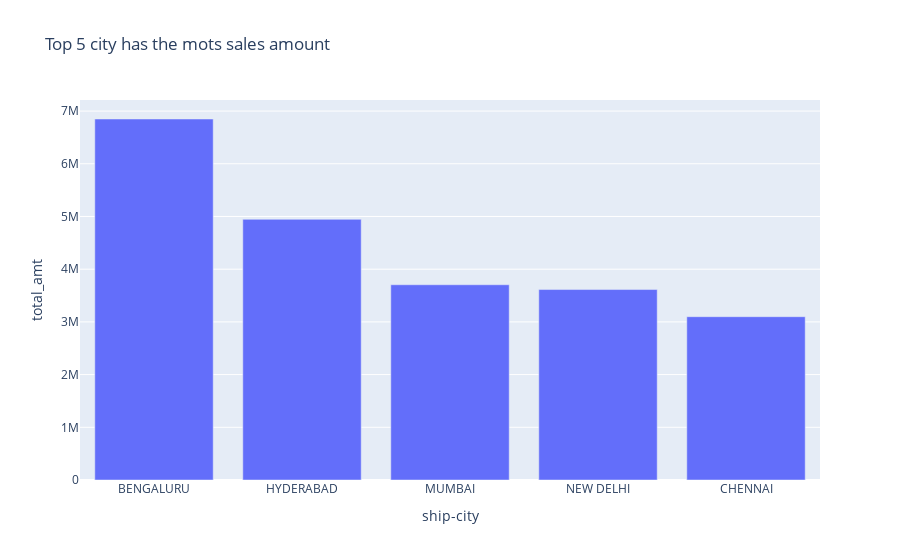

Write notebook code for a chart like this one.
### Code cell
#Top 5 City has the most sales amount in India
group_by_city = salesDf.groupby(['ship-city']).agg(total_amt=('Amount','sum')).reset_index().sort_values(by= ['total_amt'],ascending= False)
top = group_by_city.head(5)
fig = px.bar(top, x = 'ship-city', y= 'total_amt', title= 'Top 5 city has the mots sales amount')
fig

### Figure 1 — Plotly figure (JSON) as saved in the notebook; plotly's stock layout.template omitted (floating-point values rounded to 4 significant figures)
{"data": [{"alignmentgroup": "True", "hovertemplate": "ship-city=%{x}<br>total_amt=%{y}<extra></extra>", "legendgroup": "", "marker": {"color": "#636efa", "pattern": {"shape": ""}}, "name": "", "offsetgroup": "", "orientation": "v", "showlegend": false, "textposition": "auto", "type": "bar", "x": ["BENGALURU", "HYDERABAD", "MUMBAI", "NEW DELHI", "CHENNAI"], "xaxis": "x", "y": [6850000.0, 4946000.0, 3704000.0, 3614000.0, 3099000.0], "yaxis": "y"}], "layout": {"barmode": "relative", "legend": {"tracegroupgap": 0}, "title": {"text": "Top 5 city has the mots sales amount"}, "xaxis": {"anchor": "y", "domain": [0, 1], "title": {"text": "ship-city"}}, "yaxis": {"anchor": "x", "domain": [0, 1], "title": {"text": "total_amt"}}}}
